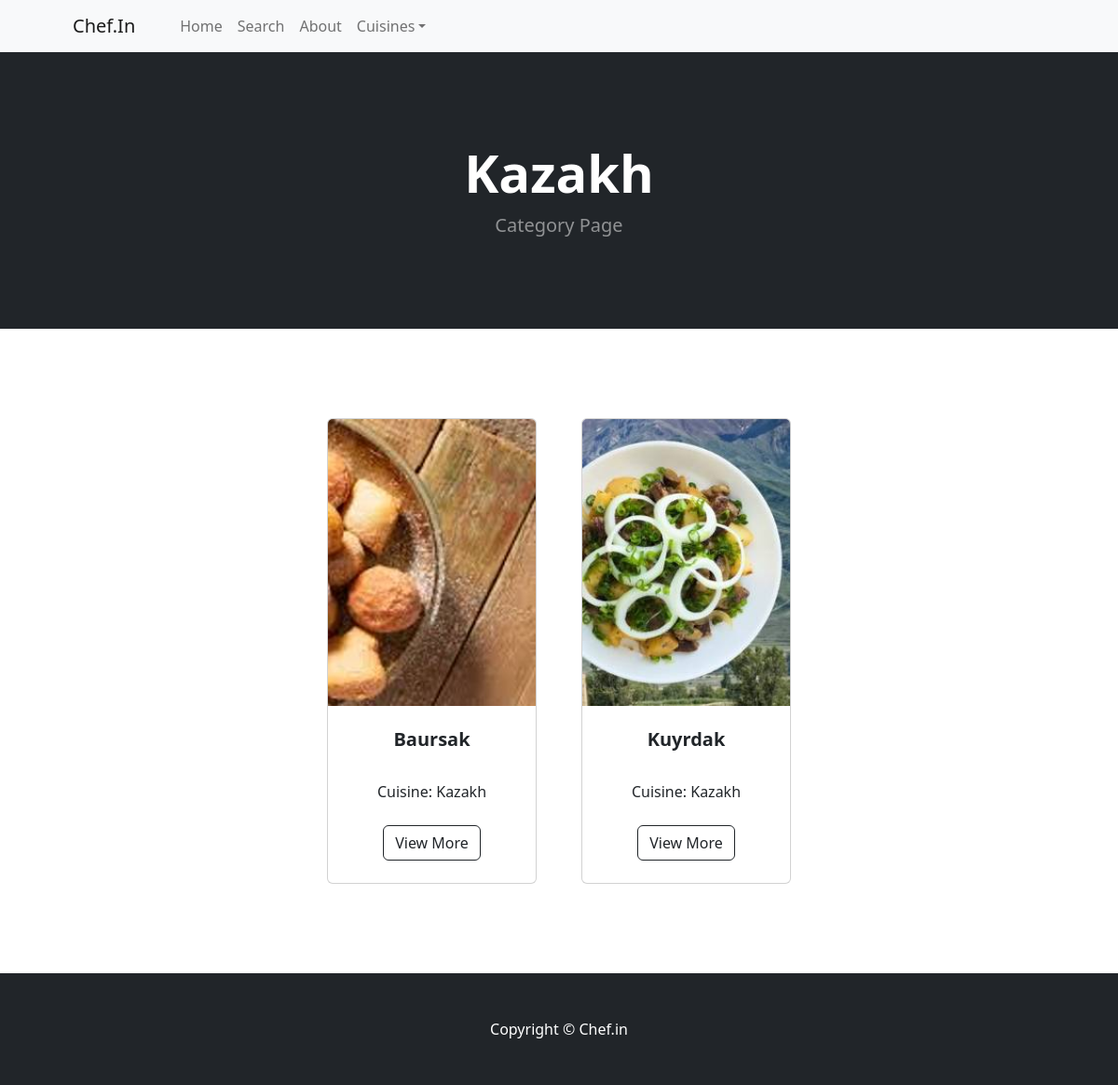
Screenshot of /category/Kazakh with the database file from the repository.
### cheff/models.py (models this page shows, shortened)
class Category(models.Model):
    name = models.CharField(max_length=50)
    def __str__(self):
        return self.name
    class Meta:
        verbose_name_plural = 'categories'  # Correct pluralization for admin interface

class Recipies(models.Model):
    name = models.CharField(max_length=50)
    category = models.ForeignKey(Category, on_delete=models.CASCADE, default=1)
    description = models.CharField(max_length=1000, default='', blank=True, null=True)
    image = models.ImageField(upload_to='uploads/product')
    ingredients = models.TextField(default='', blank=True, null=True)  # Multiline field for ingredients
    instructions = models.TextField(default='', blank=True, null=True)  # Multiline field for instructions
    class Meta:
        verbose_name_plural = 'recipies'  # Correct pluralization for admin interface

### cheff/views.py (the view)
# urls.py: path('category/<str:ggg>', views.category, name='category'),
def category(request, ggg):
    try:
        category = Category.objects.get(name=ggg)
        recipies = Recipies.objects.filter(category=category)
        return render(request, 'category.html', {'recipies': recipies, 'category': category})
    except ObjectDoesNotExist:
        messages.error(request, "That category doesn't exist")
        logging.error(f"Category '{ggg}' does not exist.")
        return redirect('home')

### cheff/templates/category.html
{% extends 'base.html' %}
{% block content %}
<header class="bg-dark py-5">
    <div class="container px-4 px-lg-5 my-5">
        <div class="text-center text-white">
            <h1 class="display-4 fw-bolder">{{ category }}</h1>
            <p class="lead fw-normal text-white-50 mb-0">Category Page</p>
        </div>
    </div>
</header>
<section class="py-5">
    <div class="container px-4 px-lg-5 mt-5">
        <div class="row gx-4 gx-lg-5 row-cols-2 row-cols-md-3 row-cols-xl-4 justify-content-center">
            {% for recipy in recipies %}
            <div class="col mb-5">
                <div class="card h-100">
                    <img class="card-img-top" src="{{ recipy.image.url }}" alt="..." />
                    <div class="card-body p-4">
                        <div class="text-center">
                            <h5 class="fw-bolder">{{ recipy.name }}</h5>
                            <br />
                            Cuisine: {{ recipy.category }}
                        </div>
                    </div>
                    <div class="card-footer p-4 pt-0 border-top-0 bg-transparent">
                        <div class="text-center"><a class="btn btn-outline-dark mt-auto" href="{% url 'recipy_detail' recipy.id %}">View More</a></div>
                    </div>
                </div>
            </div>
            {% endfor %}
        </div>
    </div>
</section>
{% endblock %}

### rows the page displays
Category: name "Kazakh"
Recipies: image (picture), name "Baursak", category "Kazakh"
Recipies: image (picture), name "Kuyrdak", category "Kazakh"
